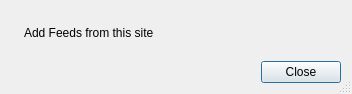
<?xml version="1.0" encoding="UTF-8"?>
<ui version="4.0">
 <class>FeedsDialog</class>
 <widget class="QDialog" name="FeedsDialog">
  <property name="geometry">
   <rect>
    <x>0</x>
    <y>0</y>
    <width>352</width>
    <height>94</height>
   </rect>
  </property>
  <property name="windowTitle">
   <string>Add Feed</string>
  </property>
  <property name="sizeGripEnabled">
   <bool>true</bool>
  </property>
  <layout class="QVBoxLayout" name="verticalLayout">
   <item>
    <layout class="QHBoxLayout" name="horizontalLayout">
     <item>
      <widget class="QLabel" name="iconLabel">
       <property name="text">
        <string notr="true"/>
       </property>
      </widget>
     </item>
     <item>
      <widget class="QLabel" name="label">
       <property name="sizePolicy">
        <sizepolicy hsizetype="Expanding" vsizetype="Preferred">
         <horstretch>0</horstretch>
         <verstretch>0</verstretch>
        </sizepolicy>
       </property>
       <property name="text">
        <string>Add Feeds from this site</string>
       </property>
      </widget>
     </item>
    </layout>
   </item>
   <item>
    <layout class="QGridLayout" name="feedsLayout"/>
   </item>
   <item>
    <widget class="QDialogButtonBox" name="buttonBox">
     <property name="orientation">
      <enum>Qt::Horizontal</enum>
     </property>
     <property name="standardButtons">
      <set>QDialogButtonBox::Close</set>
     </property>
    </widget>
   </item>
  </layout>
 </widget>
 <resources/>
 <connections>
  <connection>
   <sender>buttonBox</sender>
   <signal>accepted()</signal>
   <receiver>FeedsDialog</receiver>
   <slot>accept()</slot>
   <hints>
    <hint type="sourcelabel">
     <x>248</x>
     <y>254</y>
    </hint>
    <hint type="destinationlabel">
     <x>157</x>
     <y>274</y>
    </hint>
   </hints>
  </connection>
  <connection>
   <sender>buttonBox</sender>
   <signal>rejected()</signal>
   <receiver>FeedsDialog</receiver>
   <slot>reject()</slot>
   <hints>
    <hint type="sourcelabel">
     <x>316</x>
     <y>260</y>
    </hint>
    <hint type="destinationlabel">
     <x>286</x>
     <y>274</y>
    </hint>
   </hints>
  </connection>
 </connections>
</ui>
